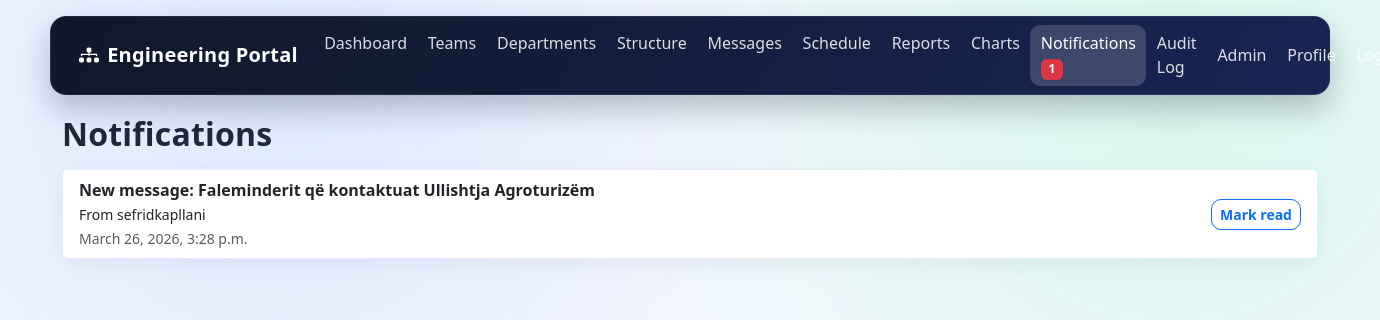
The app's page /notifications/ (signed in), older data.
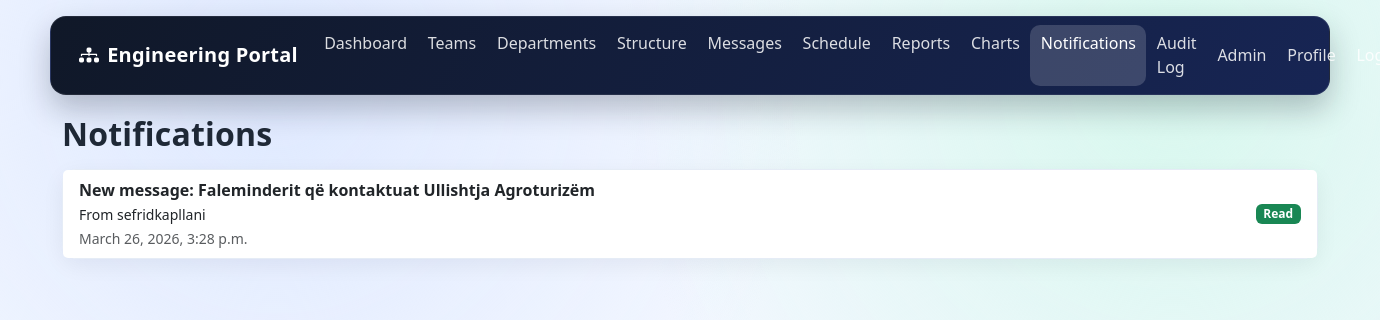
The same page, newer data.
### core/models.py (models this page shows, shortened)
class Notification(models.Model):
    user = models.ForeignKey(User, on_delete=models.CASCADE, related_name="notifications")
    title = models.CharField(max_length=150)
    body = models.TextField(blank=True)
    is_read = models.BooleanField(default=False)
    created_at = models.DateTimeField(auto_now_add=True)
    class Meta:
        ordering = ["-created_at"]

### core/views.py (the view)
# urls.py: path("notifications/", NotificationListView.as_view(), name="notifications"),
class NotificationListView(LoginRequiredMixin, ListView):
    template_name = "core/notifications.html"
    context_object_name = "notifications"
    def get_queryset(self):
        return Notification.objects.filter(user=self.request.user)

### core/context_processors.py (called while the page is built)
def notification_count(request):
    if request.user.is_authenticated:
        return {"unread_notifications_count": Notification.objects.filter(user=request.user, is_read=False).count()}
    return {"unread_notifications_count": 0}

### core/current_user.py (called while the page is built)
def set_current_user(user):
    _current_user.set(user)

### templates/core/notifications.html (shortened to what this page needs)
{% extends "base.html" %}
{% block content %}
<h2 class="page-title mb-3">Notifications</h2>
<div class="card">
    <ul class="list-group list-group-flush">
        {% for notification in notifications %}
            <li class="list-group-item d-flex justify-content-between align-items-center">
                <div>
                    <strong>{{ notification.title }}</strong><br>
                    <small>{{ notification.body }}</small><br>
                    <small class="text-muted">{{ notification.created_at }}</small>
                </div>
                {% if not notification.is_read %}
                    <form method="post" action="{% url 'notification_read' notification.pk %}">
                        <button class="btn btn-sm btn-outline-primary" type="submit">Mark read</button>
                    </form>
                {% else %}
                    <span class="badge bg-success">Read</span>
                {% endif %}
            </li>
        {% empty %}
            <li class="list-group-item">No notifications yet.</li>
        {% endfor %}
    </ul>
</div>
{% endblock %}

Row changes from the older to the newer data that the page shows:
changed Notification "New message: Faleminderit që kontaktuat Ullishtja Agroturizëm": is_read "Mark read" → "Read"
Text that changed along with them:
{{ unread_notifications_count }}: "1" → (not shown)
